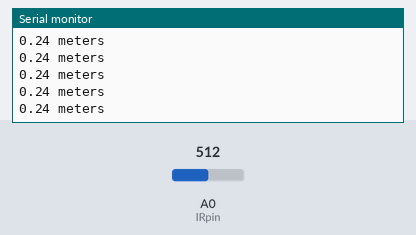
Simulated run of this sketch. Board: Arduino Uno, built with avr-gcc and run on an emulated ATmega328P. On the bench: the last lines printed to the serial monitor. Inputs (shaded band) come from the test bench; at power-on: A0 (IRpin) = 512.

Above: at 1.2 s.
1.3 s: A0 (IRpin) set to 0
At 1.35 s:
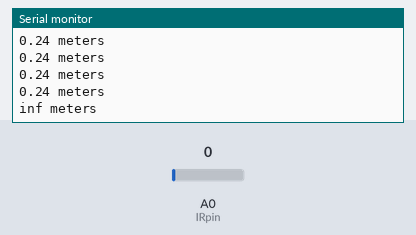
3.2 s: A0 (IRpin) set to 122
At 3.2 s:
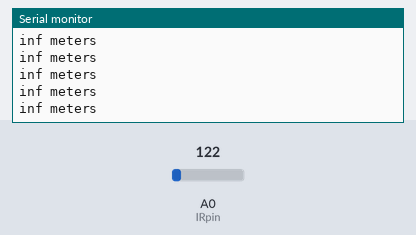
Timing chart, 0 to 6.2 s (numbered marks = the images above; inputs shaded):
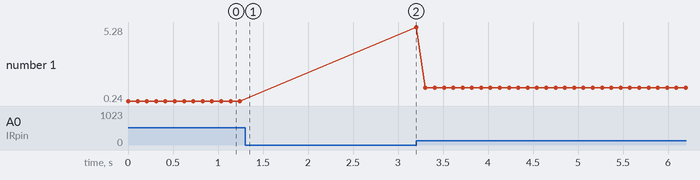

Measured:
- after the input at 1.3 s, the serial monitor: prints a new line after 0.05 s (image 1)
- plotted number 1: 0.24 → 1.15 after the input at 3.2 s

The sketch:

RangeFinderSharpIRTest.ino
```cpp
#include <RangeFinderSharpIR.h>

int IRpin = A0;                                    // analog pin for reading the IR sensor

void setup() {
  Serial.begin(9600);                             // start the serial port
}

RangeFinderSharpIR ir_range_finder(0);  // Analguo pin 0

void loop() {
  float distance_meters = ir_range_finder.SampleDistanceMeters();
  Serial.print(distance_meters);
  Serial.println(" meters");
  delay(100);                                     // arbitary wait time.
}
```
